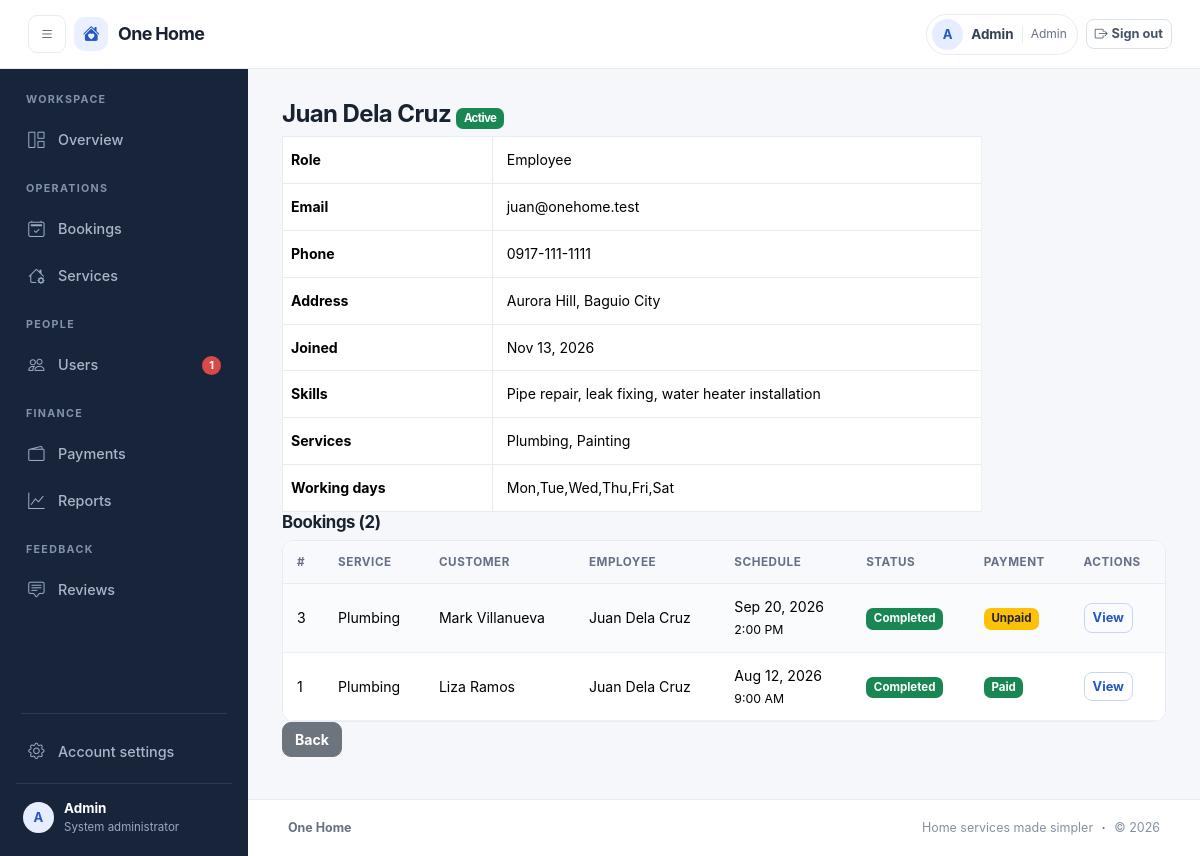
The page /admin/users/view.php?id=2 (signed in) on the database its author committed.
### tables this page shows
CREATE TABLE users (
  id INT AUTO_INCREMENT PRIMARY KEY,
  name VARCHAR(100) NOT NULL,
  email VARCHAR(100) NOT NULL UNIQUE,
  password VARCHAR(255) NOT NULL,
  phone VARCHAR(30),
  address VARCHAR(255),
  role ENUM('admin','employee','customer') NOT NULL,
  status ENUM('active','pending','inactive') NOT NULL DEFAULT 'active',
  avatar VARCHAR(255),
  skills VARCHAR(255),
  available_days VARCHAR(40) NOT NULL DEFAULT 'Mon,Tue,Wed,Thu,Fri',
  is_available TINYINT NOT NULL DEFAULT 1,
  created_at DATETIME NOT NULL DEFAULT CURRENT_TIMESTAMP,
  INDEX idx_users_role_status (role, status)
);

CREATE TABLE bookings (
  id INT AUTO_INCREMENT PRIMARY KEY,
  customer_id INT NOT NULL,
  employee_id INT NOT NULL,
  service_id INT NOT NULL,
  booking_date DATE NOT NULL,
  booking_time TIME NOT NULL,
  address VARCHAR(255) NOT NULL,
  description TEXT,
  photo VARCHAR(255),
  price DECIMAL(10,2) NOT NULL,
  status ENUM('Pending','Confirmed','Ongoing','Completed','Cancelled','Declined') NOT NULL DEFAULT 'Pending',
  decline_reason VARCHAR(255),
  created_at DATETIME NOT NULL DEFAULT CURRENT_TIMESTAMP,
  FOREIGN KEY (customer_id) REFERENCES users(id),
  FOREIGN KEY (employee_id) REFERENCES users(id),
  FOREIGN KEY (service_id) REFERENCES services(id),
  INDEX idx_bookings_customer (customer_id),
  INDEX idx_bookings_employee_date (employee_id, booking_date, status),
  INDEX idx_bookings_service (service_id),
  INDEX idx_bookings_status_date (status, booking_date),
  CHECK (price >= 0)
);

CREATE TABLE services (
  id INT AUTO_INCREMENT PRIMARY KEY,
  name VARCHAR(100) NOT NULL,
  description TEXT,
  price DECIMAL(10,2) NOT NULL,
  icon VARCHAR(50) NOT NULL DEFAULT 'bi-tools',
  is_active TINYINT NOT NULL DEFAULT 1,
  INDEX idx_services_active (is_active),
  CHECK (price >= 0)
);

### includes/auth.php (called while the page is built, shortened)
<?php
require_once INC . '/dbconn.php';
require_once INC . '/functions.php';
require_once INC . '/notifications.php';
function current_user()
{
    static $loaded = false;
    static $user = null;
    if (!$loaded) {
        $loaded = true;
        if (!empty($_SESSION['uid'])) {
            $user_id = (int) $_SESSION['uid'];
            if ($user_id > 0) {
                $user = db_one("SELECT * FROM users WHERE id = ? LIMIT 1", [$user_id]);
            }
        }
    }
    return $user;
}
function home_for($role)
{
    $pages = [
        'admin' => 'admin/dashboard.php',
        'employee' => 'employee/dashboard.php',
        'customer' => 'customer/dashboard.php'
    ];
    return $pages[$role] ?? 'login.php';
}
function require_role($role)
{
    $user = current_user();
}

### includes/notifications.php (called while the page is built, shortened)
<?php
function pending_employees_count()
{
    return db_val("SELECT COUNT(*) FROM users WHERE role='employee' AND status='pending'");
}

### admin/users/view.php (the view, shortened to what this page needs)
<?php require_once __DIR__ . '/../../includes/auth.php';
require_role('admin');
$x = db_one("SELECT * FROM users WHERE id=? AND role<>'admin'", [(int) ($_GET['id'] ?? 0)]);
$col = $x['role'] === 'customer' ? 'customer_id' : 'employee_id';
$rows = list_bookings("b.$col=?", [$x['id']]);
$svc = db_all("SELECT s.name FROM employee_services es JOIN services s ON s.id=es.service_id WHERE es.employee_id=?", [$x['id']]);
require INC . '/header.php'; ?>
<h2><?= e($x['name']) ?> <?= badge($x['status']) ?></h2>
<table class="table table-bordered bg-white" style="max-width:700px">
    <tr>
        <th width="30%">Role</th>
        <td><?= e(ucfirst($x['role'])) ?></td>
    </tr>
    <tr>
        <th>Email</th>
        <td><?= e($x['email']) ?></td>
    </tr>
    <tr>
        <th>Phone</th>
        <td><?= e($x['phone']) ?></td>
    </tr>
    <tr>
        <th>Address</th>
        <td><?= e($x['address']) ?></td>
    </tr>
    <tr>
        <th>Joined</th>
        <td><?= fdate($x['created_at']) ?></td>
    </tr>
    <?php if ($x['role'] === 'employee'): ?>
        <tr>
            <th>Skills</th>
            <td><?= e($x['skills']) ?></td>
        </tr>
        <tr>
            <th>Services</th>
            <td><?= e(implode(', ', array_column($svc, 'name'))) ?></td>
        </tr>
        <tr>
            <th>Working days</th>
            <td><?= e($x['available_days']) ?></td>
        </tr><?php endif; ?>
</table>
<h4>Bookings (<?= count($rows) ?>)</h4>
<?php bookings_table($rows, 'admin'); ?>
<a class="btn btn-secondary" href="index.php?role=<?= $x['role'] ?>">Back</a>
<?php require INC . '/footer.php'; ?>

### includes/navbar.php (shortened to what this page needs)
<?php
$u = current_user();
$role = $u['role'] ?? '';
$current_path = str_replace('\\', '/', parse_url($_SERVER['REQUEST_URI'] ?? '', PHP_URL_PATH) ?? '');
$base_path = rtrim(BASE_URL, '/');
$is_active = function ($path) use ($current_path, $base_path) {
    $full_path = $base_path . '/' . ltrim($path, '/');
    return $current_path === $full_path || strpos($current_path, $full_path . '/') === 0;
};
?>
<nav class="navbar app-topbar">
    <div class="container-fluid app-topbar-inner">
        <div class="d-flex align-items-center gap-2">
            <?php if ($u && $role === 'admin'): ?>
                <button class="btn btn-icon mobile-menu-button" id="sidebarToggle" type="button" aria-label="Open menu" aria-controls="adminSidebar" aria-expanded="false">
                    <i class="bi bi-list"></i>
                </button>
            <?php endif; ?>
            <a class="navbar-brand app-brand" href="<?= url($u ? home_for($role) : 'index.php') ?>">
                <span class="brand-mark"><i class="bi bi-house-heart-fill"></i></span>
                <span>One Home</span>
            </a>
        </div>
        <div class="d-flex align-items-center gap-2 ms-auto">
            <?php if ($u && $u['status'] === 'active'): ?>
                <div class="user-chip d-none d-sm-flex">
                    <span class="user-avatar"><?= e(strtoupper(substr($u['name'], 0, 1))) ?></span>
                    <span class="user-chip-name"><?= e($u['name']) ?></span>
                    <span class="user-chip-role"><?= e(ucfirst($role)) ?></span>
                </div>
                <a class="btn btn-sm btn-outline-secondary logout-button" href="<?= url('logout.php') ?>"><i class="bi bi-box-arrow-right me-1"></i><span class="d-none d-sm-inline">Sign out</span></a>
            <?php else: ?>
                <a class="top-link" href="<?= url('login.php') ?>">Sign in</a>
                <a class="btn btn-primary btn-sm px-3" href="<?= url('register.php') ?>">Create account</a>
            <?php endif; ?>
        </div>
    </div>
</nav>
<?php if ($u && $u['status'] === 'active' && $role === 'admin'): ?>
    <div class="admin-layout">
        <aside class="admin-sidebar" id="adminSidebar" aria-label="Administrator navigation">
            <div class="sidebar-caption">WORKSPACE</div>
            <a class="sidebar-link <?= $is_active('admin/dashboard.php') ? 'active' : '' ?>" href="<?= url('admin/dashboard.php') ?>">
                <i class="bi bi-grid-1x2"></i><span>Overview</span>
            </a>
            <div class="sidebar-caption">OPERATIONS</div>
            <a class="sidebar-link <?= $is_active('admin/bookings/') ? 'active' : '' ?>" href="<?= url('admin/bookings/index.php') ?>">
                <i class="bi bi-calendar2-check"></i><span>Bookings</span>
            </a>
            <a class="sidebar-link <?= $is_active('admin/services/') ? 'active' : '' ?>" href="<?= url('admin/services/index.php') ?>">
                <i class="bi bi-house-gear"></i><span>Services</span>
            </a>
            <div class="sidebar-caption">PEOPLE</div>
            <a class="sidebar-link <?= $is_active('admin/users/') ? 'active' : '' ?>" href="<?= url('admin/users/index.php') ?>">
                <i class="bi bi-people"></i><span>Users</span>
                <?php $pending_count = pending_employees_count(); if ($pending_count): ?><span class="sidebar-count"><?= $pending_count ?></span><?php endif; ?>
            </a>
            <div class="sidebar-caption">FINANCE</div>
            <a class="sidebar-link <?= $is_active('admin/payments/') ? 'active' : '' ?>" href="<?= url('admin/payments/index.php') ?>">
                <i class="bi bi-wallet2"></i><span>Payments</span>
            </a>
            <a class="sidebar-link <?= $is_active('admin/reports/') ? 'active' : '' ?>" href="<?= url('admin/reports/index.php') ?>">
                <i class="bi bi-graph-up"></i><span>Reports</span>
            </a>
            <div class="sidebar-caption">FEEDBACK</div>
            <a class="sidebar-link <?= $is_active('admin/reviews/') ? 'active' : '' ?>" href="<?= url('admin/reviews/index.php') ?>">
                <i class="bi bi-chat-square-text"></i><span>Reviews</span>
            </a>
            <div class="sidebar-spacer"></div>
            <div class="sidebar-divider"></div>
            <a class="sidebar-link <?= $is_active('admin/profile.php') ? 'active' : '' ?>" href="<?= url('admin/profile.php') ?>">
                <i class="bi bi-gear"></i><span>Account settings</span>
            </a>
            <div class="sidebar-user">
                <span class="user-avatar"><?= e(strtoupper(substr($u['name'], 0, 1))) ?></span>
                <span><strong><?= e($u['name']) ?></strong><small>System administrator</small></span>
            </div>
        </aside>
        <div class="admin-content">
<?php endif; ?>

### includes/functions.php (shortened to what this page needs)
<?php
function e($s)
{
    return htmlspecialchars((string) $s, ENT_QUOTES, 'UTF-8');
}
function url($p)
{
    return BASE_URL . '/' . ltrim($p, '/');
}
function fdate($d)
{
    return date('M d, Y', strtotime($d));
}
function ftime($t)
{
    return date('g:i A', strtotime($t));
}
function badge($s)
{
    $c = [
        'Pending' => 'warning text-dark',
        'Confirmed' => 'info text-dark',
        'Ongoing' => 'primary',
        'Completed' => 'success',
        'Cancelled' => 'secondary',
        'Declined' => 'danger',
        'Paid' => 'success',
        'Unpaid' => 'warning text-dark',
        'Refunded' => 'dark',
        'active' => 'success',
        'pending' => 'warning text-dark',
        'inactive' => 'danger'
    ];
    return '<span class="badge bg-' . ($c[$s] ?? 'secondary') . '">' . e(ucfirst((string) $s)) . '</span>';
}
function db_run($sql, $params = [])
{
    global $conn;
    $st = mysqli_prepare($conn, $sql);
    if ($params)
        mysqli_stmt_bind_param($st, str_repeat('s', count($params)), ...$params);
    if (!mysqli_stmt_execute($st))
        die('SQL error: ' . mysqli_stmt_error($st));
    return $st;
}
function db_all($sql, $params = [])
{
    $r = mysqli_stmt_get_result(db_run($sql, $params));
    return $r ? mysqli_fetch_all($r, MYSQLI_ASSOC) : [];
}
function db_one($sql, $params = [])
{
    $a = db_all($sql, $params);
    return $a ? $a[0] : null;
}
function db_val($sql, $params = [])
{
    $r = db_one($sql, $params);
    return $r ? array_values($r)[0] : 0;
}
function list_bookings($where = '1', $params = [], $order = 'b.booking_date DESC, b.booking_time DESC')
{
    return db_all("SELECT b.*, s.name sname, c.name cname, c.phone cphone, c.email cemail, e.name ename, e.phone ephone,
        p.id payid, p.status pstatus, p.method pmethod, p.card_last4, p.paid_at,
        (SELECT COUNT(*) FROM reviews r WHERE r.booking_id=b.id) reviewed
        FROM bookings b JOIN services s ON s.id=b.service_id JOIN users c ON c.id=b.customer_id JOIN users e ON e.id=b.employee_id
        LEFT JOIN payments p ON p.booking_id=b.id WHERE $where ORDER BY $order", $params);
}
{ ?>
<?php }
function bookings_table($rows, $role)
{
    $link = ['customer' => 'customer/booking_details.php?id=', 'employee' => 'employee/booking_details.php?id=', 'admin' => 'admin/bookings/view.php?id='][$role]; ?>
    <div class="table-responsive">
        <table class="table table-striped table-hover bg-white align-middle">
            <thead class="table-light">
                <tr>
                    <th>#</th>
                    <th>Service</th>
                    <th><?= $role === 'customer' ? 'Employee' : 'Customer' ?></th><?php if ($role === 'admin'): ?>
                        <th>Employee</th><?php endif; ?>
                    <th>Schedule</th>
                    <th>Status</th>
                    <th>Payment</th>
                    <th>Actions</th>
                </tr>
            </thead>
            <tbody>
                <?php foreach ($rows as $b): ?>
                    <tr>
                        <td><?= $b['id'] ?></td>
                        <td><?= e($b['sname']) ?></td>
                        <td><?= e($role === 'customer' ? $b['ename'] : $b['cname']) ?></td>
                        <?php if ($role === 'admin'): ?>
                            <td><?= e($b['ename']) ?></td><?php endif; ?>
                        <td><?= fdate($b['booking_date']) ?><br><small><?= ftime($b['booking_time']) ?></small></td>
                        <td><?= badge($b['status']) ?></td>
                        <td><?= badge($b['pstatus']) ?></td>
                        <td><a class="btn btn-sm btn-outline-primary" href="<?= url($link . $b['id']) ?>">View</a>
                            <?php if ($role === 'employee')
                                echo job_buttons($b); ?></td>
                    </tr>
                <?php endforeach; ?>
            </tbody>
        </table>
    </div>
<?php }
    ob_start(); ?>

### rows shown on the page
users: name "A", name "Admin", role "Admin"
users: name "Juan Dela Cruz", status "Active", role "Employee", email "juan@onehome.test", phone "0917-111-1111", address "Aurora Hill, Baguio City", created_at "Nov 13, 2026", skills "Pipe repair, leak fixing, water heater installation", available_days "Mon,Tue,Wed,Thu,Fri,Sat"
bookings: id "3", service.name "Plumbing", customer.name "Mark Villanueva", employee.name "Juan Dela Cruz", booking_date "Sep 20, 2026", booking_time "2:00 PM", status "Completed Unpaid"
bookings: id "1", service.name "Plumbing", customer.name "Liza Ramos", employee.name "Juan Dela Cruz", booking_date "Aug 12, 2026", booking_time "9:00 AM", status "Completed Paid"

### other values the page prints
$pending_count "1"
implode(', ', array_column($svc, 'name')) "Plumbing, Painting"
count($rows) "2"
